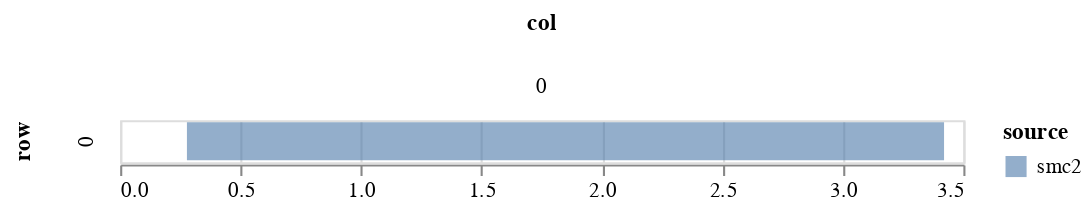

Notebook source saved alongside this figure:
### Markdown cell above
## Plot quantiles

### Code cell
param = 'beta'
df = get_post_df(ps_smc2[param])
df_quant = df.groupby(['row', 'col'])[['value']].quantile(0.025).reset_index()
df_quant.rename({'value':'q1'}, axis=1, inplace=True)
df_quant2 = df.groupby(['row', 'col'])[['value']].quantile(0.975).reset_index()
df_quant2.rename({'value':'q2'}, axis=1, inplace=True)

df = df_quant.merge(df_quant2, on=['row', 'col'])

# simple quantile chart
df['source'] = 'smc2'
c1 = alt.Chart(df[df.row==0]).mark_bar(opacity=0.6).encode(
        alt.X('q1', title=None),
        alt.X2('q2', title=None),
        alt.Row('row'),
        alt.Column('col'),
        alt.Color('source')
)
c1

### Figure 1 — Vega-Lite specification as saved in the notebook (floating-point values rounded to 4 significant figures)
{"config": {"view": {"continuousWidth": 400, "continuousHeight": 300}}, "data": {"name": "data-f472f9f2e569cc9a0dff1c83b802cbb9"}, "mark": {"type": "bar", "opacity": 0.6}, "encoding": {"color": {"type": "nominal", "field": "source"}, "column": {"type": "quantitative", "field": "col"}, "row": {"type": "quantitative", "field": "row"}, "x": {"type": "quantitative", "field": "q1", "title": null}, "x2": {"field": "q2", "title": null}}, "$schema": "https://vega.github.io/schema/vega-lite/v4.8.1.json", "datasets": {"data-f472f9f2e569cc9a0dff1c83b802cbb9": [{"row": 0, "col": 0, "q1": 0.2772, "q2": 3.42, "source": "smc2"}]}}
